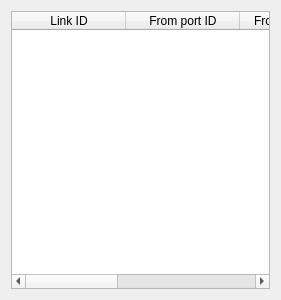
<?xml version="1.0" encoding="UTF-8"?>
<ui version="4.0">
 <class>linkListView</class>
 <widget class="QDialog" name="linkListView">
  <property name="geometry">
   <rect>
    <x>0</x>
    <y>0</y>
    <width>281</width>
    <height>300</height>
   </rect>
  </property>
  <property name="windowTitle">
   <string>Functional block inventory</string>
  </property>
  <property name="windowIcon">
   <iconset>
    <normaloff>../SystemLabIcon.bmp</normaloff>../SystemLabIcon.bmp</iconset>
  </property>
  <layout class="QHBoxLayout" name="horizontalLayout">
   <item>
    <widget class="QTableWidget" name="linkListTable">
     <property name="selectionMode">
      <enum>QAbstractItemView::NoSelection</enum>
     </property>
     <property name="selectionBehavior">
      <enum>QAbstractItemView::SelectRows</enum>
     </property>
     <property name="rowCount">
      <number>0</number>
     </property>
     <attribute name="horizontalHeaderDefaultSectionSize">
      <number>114</number>
     </attribute>
     <column>
      <property name="text">
       <string>Link ID</string>
      </property>
     </column>
     <column>
      <property name="text">
       <string>From port ID</string>
      </property>
     </column>
     <column>
      <property name="text">
       <string>From port FB ID</string>
      </property>
     </column>
     <column>
      <property name="text">
       <string>To port ID</string>
      </property>
     </column>
     <column>
      <property name="text">
       <string>To port FB ID</string>
      </property>
     </column>
    </widget>
   </item>
  </layout>
 </widget>
 <resources/>
 <connections/>
</ui>
